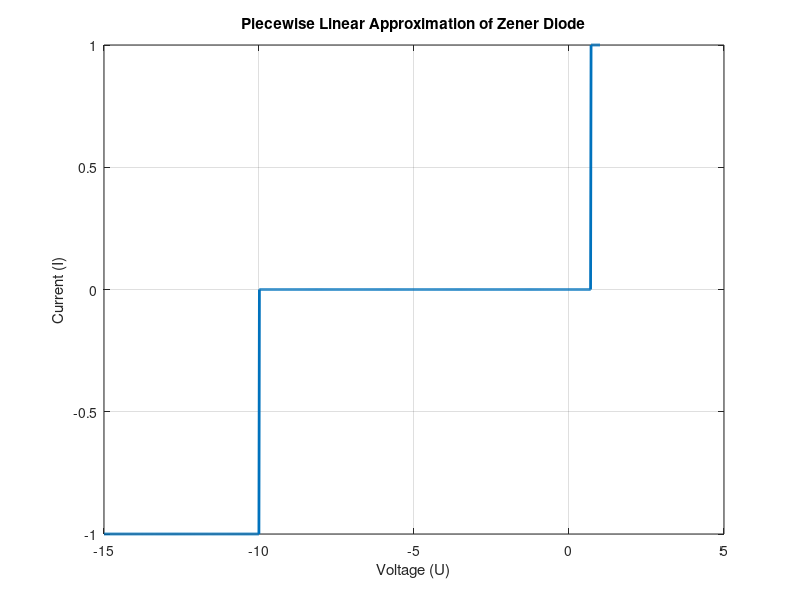

Source code (MATLAB):
U = linspace(-15, 1, 1000);
I = zeros(size(U));
V_Z = -10;
V_F = 0.7;

for k = 1:length(U)
if U(k) >= V_F
I(k) = 1; % Forward current
elseif U(k) <= V_Z
I(k) = -1; % Zener breakdown current
else
I(k) = 0; % Non-conducting region
end
end

figure;
plot(U, I, 'LineWidth', 2);
xlabel('Voltage (U)');
ylabel('Current (I)');
title('Piecewise Linear Approximation of Zener Diode');
grid on;